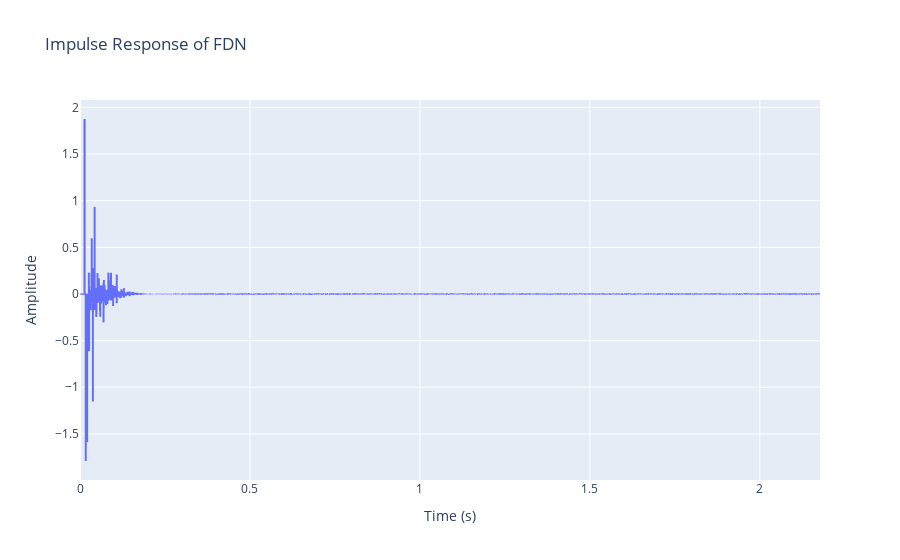

This figure's notebook cell:
### Code cell
import plotly.express as px
px.line(
    x=torch.arange(ir.shape[-2]) / args.samplerate,
    y=ir[0, :,0].cpu().numpy(),
    labels={"x": "Time (s)", "y": "Amplitude"},
    title="Impulse Response of FDN",
).show()

### Figure 1 — Plotly figure (JSON) as saved in the notebook; plotly's stock layout.template omitted (floating-point values rounded to 4 significant figures; data arrays with more than 128 entries replaced by an {"elided": "..."} marker saying what was removed)
{"data": [{"hovertemplate": "Time (s)=%{x}<br>Amplitude=%{y}<extra></extra>", "legendgroup": "", "line": {"color": "#636efa", "dash": "solid"}, "marker": {"symbol": "circle"}, "mode": "lines", "name": "", "showlegend": false, "type": "scattergl", "x": {"elided": "96000 float values"}, "xaxis": "x", "y": {"elided": "96000 float values"}, "yaxis": "y"}], "layout": {"legend": {"tracegroupgap": 0}, "title": {"text": "Impulse Response of FDN"}, "xaxis": {"anchor": "y", "domain": [0, 1], "title": {"text": "Time (s)"}}, "yaxis": {"anchor": "x", "domain": [0, 1], "title": {"text": "Amplitude"}}}}
